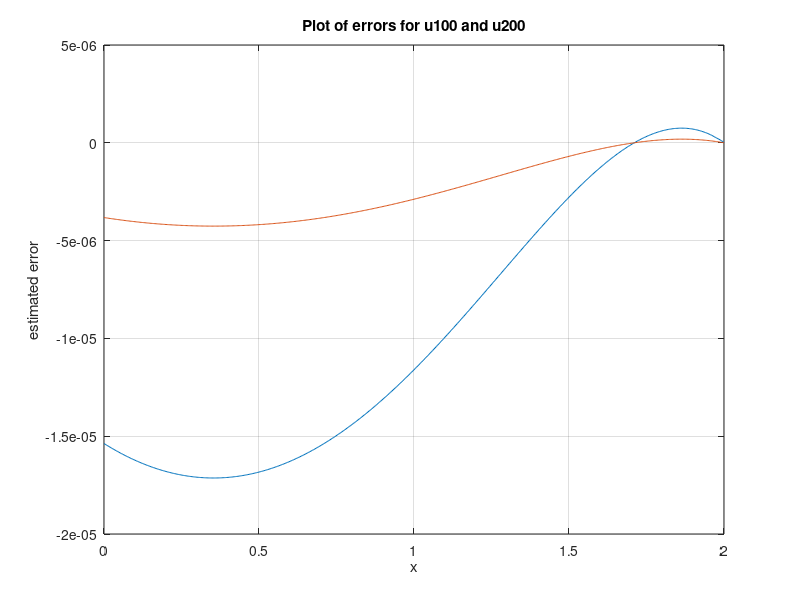

This chart was generated by the following MATLAB code: (Note: this script raises an error after producing the figure.)
clc; clear; close all;

L = 2;
alpha = .4;
dt = 10^(-5);

N = 100;
TF = 3;
dx = L/(N-.5);
X = ((0:N)-.5)*dx;

T = 0:dt:TF;
NT = numel(T);
NX = numel(X);
r = dt/(dx^2);
x = ((0:.002:1))*L;

u100 = (1-.5*X).^2;
for n = 1:NT-1    
    u100(2:NX-1) = u100(2:NX-1) + r*(u100(3:NX)-2*u100(2:NX-1)+u100(1:NX-2));
    u100(NX) = 2.*sin(T(n)).^2;
    u100(1) = ((2-alpha*dx)/(2+alpha*dx))*u100(2);
end

u100_spline = spline(X,u100,x);

N = 200;
TF = 3;
dx = L/(N-.5);
X = ((0:N)-.5)*dx;

T = 0:dt:TF;
NT = numel(T);
NX = numel(X);
r = dt/(dx^2);

u200 = (1-.5*X).^2;
for n = 1:NT-1    
    u200(2:NX-1) = u200(2:NX-1) + r*(u200(3:NX)-2*u200(2:NX-1)+u200(1:NX-2));
    u200(NX) = 2.*sin(T(n)).^2;
    u200(1) = ((2-alpha*dx)/(2+alpha*dx))*u200(2);
end

u200_spline = spline(X,u200,x);

N = 400;
TF = 3;
dx = L/(N-.5);
X = ((0:N)-.5)*dx;

T = 0:dt:TF;
NT = numel(T);
NX = numel(X);
r = dt/(dx^2);

u400 = (1-.5*X).^2;
for n = 1:NT-1    
    u400(2:NX-1) = u400(2:NX-1) + r*(u400(3:NX)-2*u400(2:NX-1)+u400(1:NX-2));
    u400(NX) = 2.*sin(T(n)).^2;
    u400(1) = ((2-alpha*dx)/(2+alpha*dx))*u400(2);
end


u400_spline = spline(X,u400,x);

figure(1)
hold on; grid on; box on;
plot(x,(u100_spline-u200_spline))
plot(x,(u200_spline-u400_spline))
title('Plot of errors for u100 and u200')
xlabel('x')
ylabel('estimated error')
legend('u100-u200','u200-u400','location','NW')





